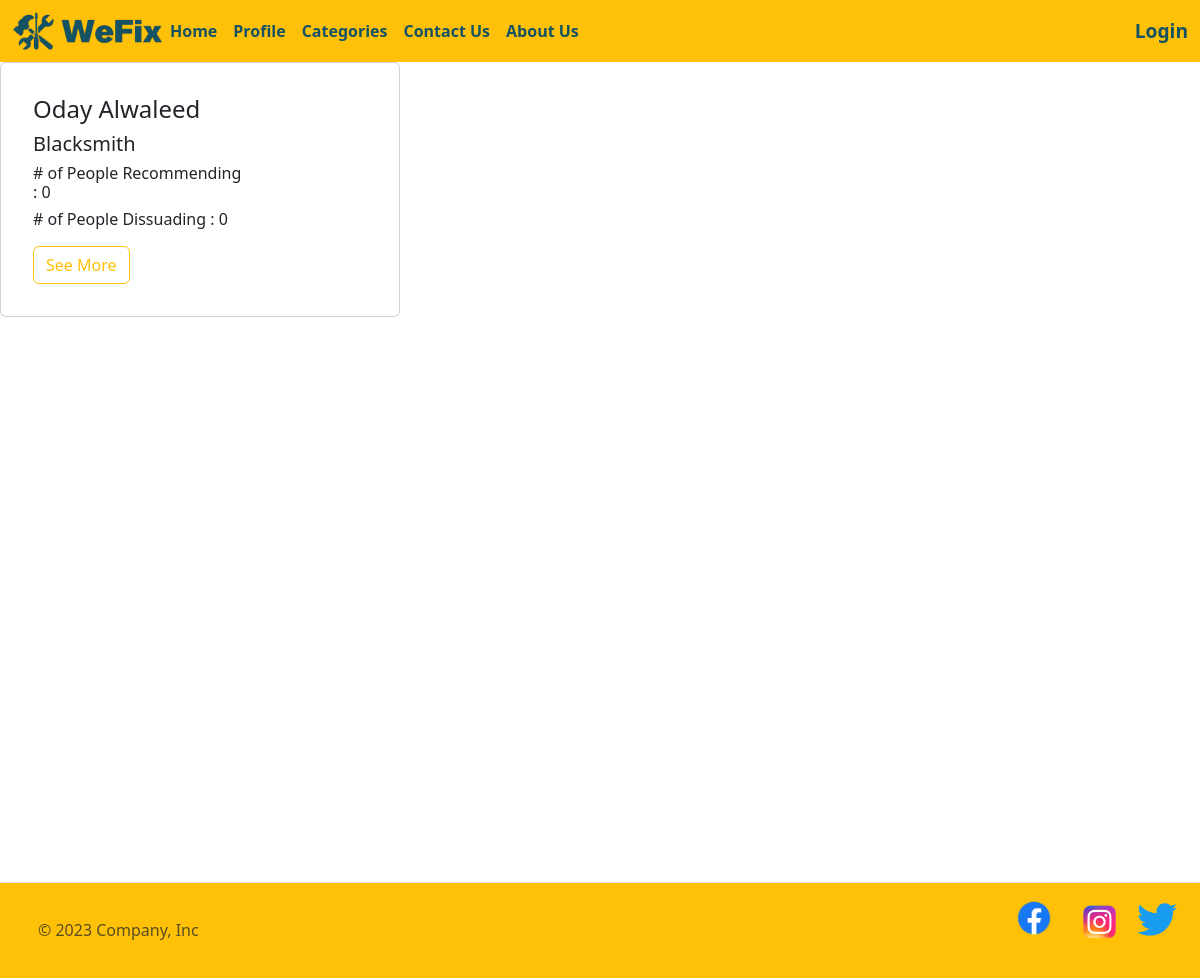
Page /category/1 on the committed database.
### main_app/models.py (models this page shows)
class Freelancer(models.Model):
    first_name = models.CharField(max_length=45)
    last_name = models.CharField(max_length=45)
    phone_number = models.CharField(max_length=10)
    experience = models.PositiveIntegerField(default=0)
    category = models.ForeignKey(Category , related_name="freelancers" , on_delete=models.DO_NOTHING )
    users_who_like = models.ManyToManyField(User, related_name='liked_freelancer')
    users_who_dislike = models.ManyToManyField(User, related_name='disliked_freelancer')
    created_at = models.DateTimeField(auto_now_add=True)
    updated_at = models.DateTimeField(auto_now=True)
    objects = FreelancerManager()

class Category(models.Model):
    name = models.CharField(max_length=45)
    image = models.CharField(max_length=255 , default='yes')

### main_app/views.py (the view)
def list_cat(request , id):
    context = {
    "all_cats":models.list_cat_models(id)
    }
    return render (request , "list-cat.html" , context)

### main_app/models.py (called while the page is built)
def list_cat_models(id):
    a = [1,3,4,5,6,7]
    return Freelancer.objects.filter(category = Category.objects.get(id=id)).exclude(id__in = a)

### main_app/templates/list-cat.html (shortened to what this page needs)
<!doctype html>
<html lang="en">
<head>
    {%load static%}
    <link rel="stylesheet" href="{% static 'css/style.css' %}">
    <link href="https://cdn.jsdelivr.net/npm/bootstrap@5.3.0/dist/css/bootstrap.min.css" rel="stylesheet"
>
</head>
<body>
    <nav class="navbar navbar-expand-lg bg-warning">
        <div class="container-fluid">
            <a href="/"><img class="logo-img" src="{% static 'img/logo.png' %}" alt="logo"></a>
            <div class="collapse navbar-collapse" id="navbarSupportedContent">
                {% if request.session.userid == 1 %}
                <ul class="navbar-nav me-auto mb-2 mb-lg-0">
                    <li class="nav-item">
                        <a id="nav-link" class="nav-link active" aria-current="page" href="/">Home</a>
                    </li>
                    <li class="nav-item">
                        <a id="nav-link" class="nav-link active" aria-current="page" href="/profile">Profile</a>
                    </li>
                    <li class="nav-item">
                        <a id="nav-link" class="nav-link active" aria-current="page" href="/category">Categories</a>
                    </li>
                    <li class="nav-item">
                        <a id="nav-link" class="nav-link active" aria-current="page" href="/userslist">Users List</a>
                    </li>
                    <li class="nav-item">
                        <a id="nav-link" class="nav-link active" aria-current="page" href="/registerfreelancer">Add
                            Freelancer</a>
                    </li>
                    <li class="nav-item">
                        <a id="nav-link" class="nav-link active" aria-current="page" href="/showfreelancer">Freelancers
                            List</a>
                    </li>
                    <li class="nav-item">
                        <a id="nav-link" class="nav-link active" aria-current="page" href="/contact">Contact Us</a>
                    </li>
                    <li class="nav-item">
                        <a id="nav-link" class="nav-link active" aria-current="page" href="/aboutUS">About Us</a>
                    </li>
                </ul>
                {%else%}
                <ul class="navbar-nav me-auto mb-2 mb-lg-0">
                    <li class="nav-item">
                        <a id="nav-link" class="nav-link active" aria-current="page" href="/">Home</a>
                    </li>
                    <li class="nav-item">
                        <a id="nav-link" class="nav-link active" aria-current="page" href="/profile">Profile</a>
                    </li>
                    <li class="nav-item">
                        <a id="nav-link" class="nav-link active" aria-current="page" href="/category">Categories</a>
                    </li>
                    <li class="nav-item">
                        <a id="nav-link" class="nav-link active" aria-current="page" href="/contact">Contact Us</a>
                    </li>
                    <li class="nav-item">
                        <a id="nav-link" class="nav-link active" aria-current="page" href="/aboutUS">About Us</a>
                    </li>
                </ul>
                {%endif%}
                {%if request.session.userid%}
                <a href="/logout" class="log-in">Log Out</a>
                {%else%}
                <a href="/log-in" class="log-in">Login</a>
                {%endif%}
            </div>
        </div>
    </nav>
    <div class="list-cat">
        {% for cat in all_cats %}
        <div class="card mb-3" style="max-width: 400px;">
            <div class="row g-0">
                <div class="col-md-8">
                    <div class="card-body">
                        <h4 class="card-title">{{cat.first_name}} {{cat.last_name}}</h4>
                        <h5>{{cat.category.name}}</h5>
                        <h6># of People Recommending : {{cat.users_who_like.count}}</h6>
                        <h6># of People Dissuading : {{cat.users_who_dislike.count}}</h6>
                        <a class="btn btn-outline-warning" href="/freedetails/{{cat.id}}">See More</a>
                    </div>
                </div>
            </div>
        </div>
        {% endfor %}
    </div>
    <div class="footer bg-warning">
        <footer class="d-flex flex-wrap justify-content-between align-items-center py-3 my-0 border-top">
          <div class="col-md-4 d-flex align-items-center">
            <a href="/" class="mb-3 me-2 mb-md-0 text-body-secondary text-decoration-none lh-1">
              <svg class="bi" width="30" height="24"><use xlink:href="#bootstrap"/></svg>
            </a>
            <span class="mb-3 mb-md-0 text-body-secondary">&copy; 2023 Company, Inc</span>
          </div>
          <ul id="social" class="nav col-md-4 justify-content-end list-unstyled d-flex">
            <li class="ms-3"><a class="text-body-secondary" href="#"><img   id="facebook"src="{% static 'img/Facebook-logo.png' %}" alt="facebook-icon"></a></li>
            <li class="ms-3"><a class="text-body-secondary" href="#"> <img   class="social-img" src="{% static 'img/Instagram.png' %}" alt="instagram-icon"></a></li>
            <li class="ms-3"><a class="text-body-secondary" href="#"><img   class="social-img" src="{% static 'img/twitter.png' %}" alt="facebook-icon"><svg class="bi" width="24" height="24"><use xlink:href="#facebook"/></svg></a></li>
          </ul>
        </footer>
      </div>
</body>
</html>

### main_app/static/css/style.css (style rules this page uses)
.logo-img { width: 150px; }
.log-in { text-decoration: none; color: #155263; font-size: larger; font-weight: bold; }
#nav-link { color: #155263; font-weight: bold; }
.social-img { margin-top: 6%; margin-left: 1%; width: 40px; }
#facebook { width: 60px; }
.card { border: 2px solid #155263; border-radius: 5px; padding: 1rem; margin-bottom: 10rem; }
.footer { margin-top: 20px; }
.white-space , .user_info , .user-table , .categories , .contact , .free-details , .list-cat , .footer_position { height : 100vh; }

### rows in the picture
Freelancer: first_name "Oday", last_name "Alwaleed", category.name "Blacksmith", users_who_like.count "0", users_who_dislike.count "0"
